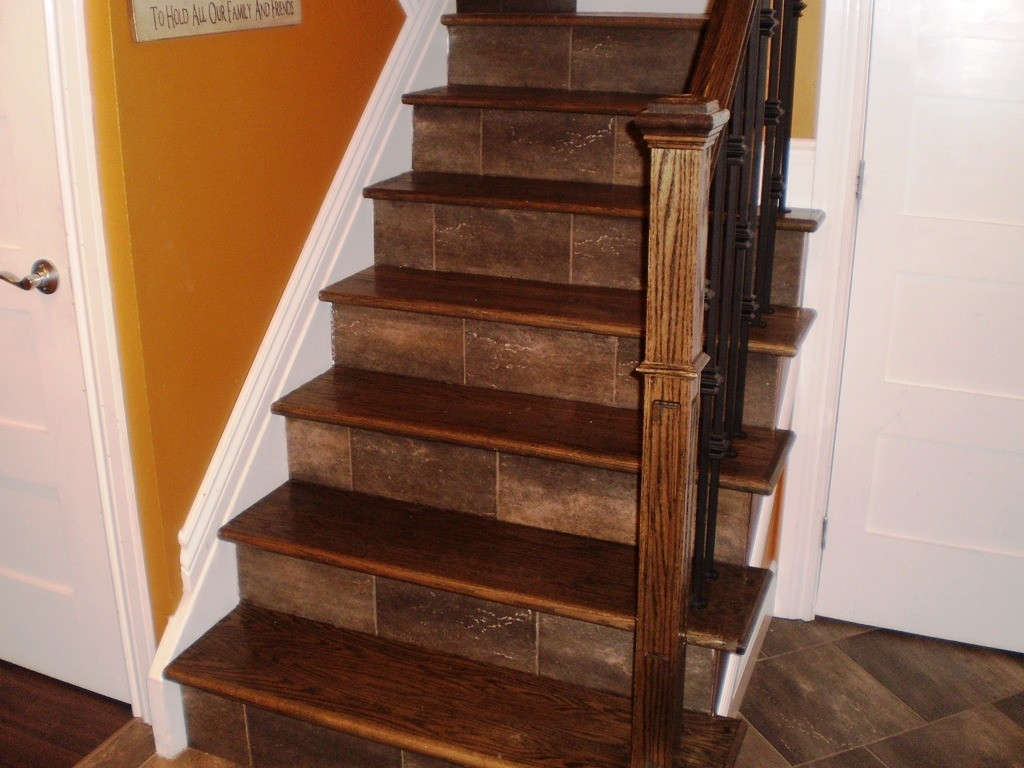
#> input picture image_processing/images_to_resize_folder/stairs.jpeg, 1024 x 768 px; its folder holds only this picture in this run
$ python batch_resize_images.py   (older library calls are emulated)
#> lines starting #> are read from the running program, lines starting #| are printed output that depends on the picture
from PIL import Image
import os, sys

path = os.getcwd()+os.sep+"images_to_resize_folder"

def resize(directory):
#> called with directory = 'image_processing/images_to_resize_folder'
    dirs = os.listdir(directory)
    for item in dirs:
        if os.path.isfile(os.path.join(path, item)):
            im = Image.open(os.path.join(path, item))
#> im is the input picture: PIL image 1024x768 RGB; mean R, G, B 142.6, 109.1, 89.6
            f, e = os.path.splitext(os.path.join(path, item))
            imResize = im.resize((1038, 437), Image.ANTIALIAS)
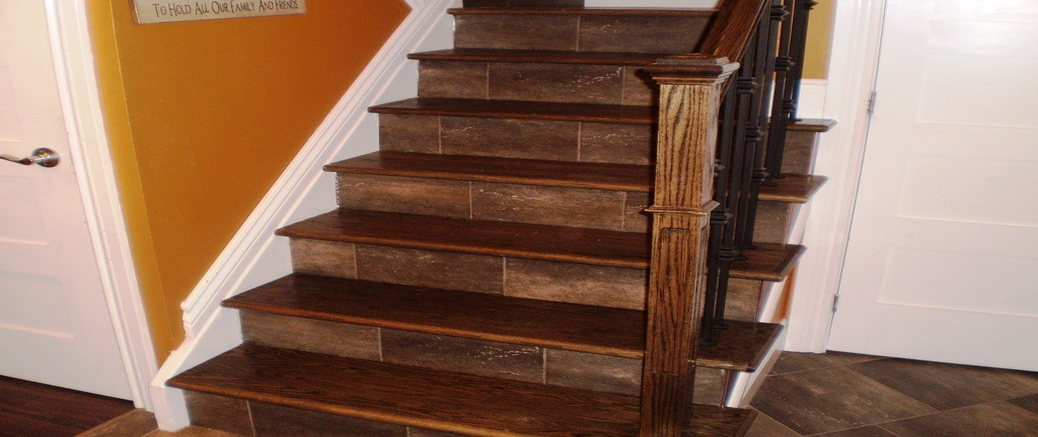
#> imResize: PIL image 1038x437 RGB; mean R, G, B 142.6, 109.1, 89.6
            imResize.save(f + " resized.jpeg", "JPEG", quality=100)
    print("Finished Resizing!!!")


if __name__ == "__main__":
    resize(path)
